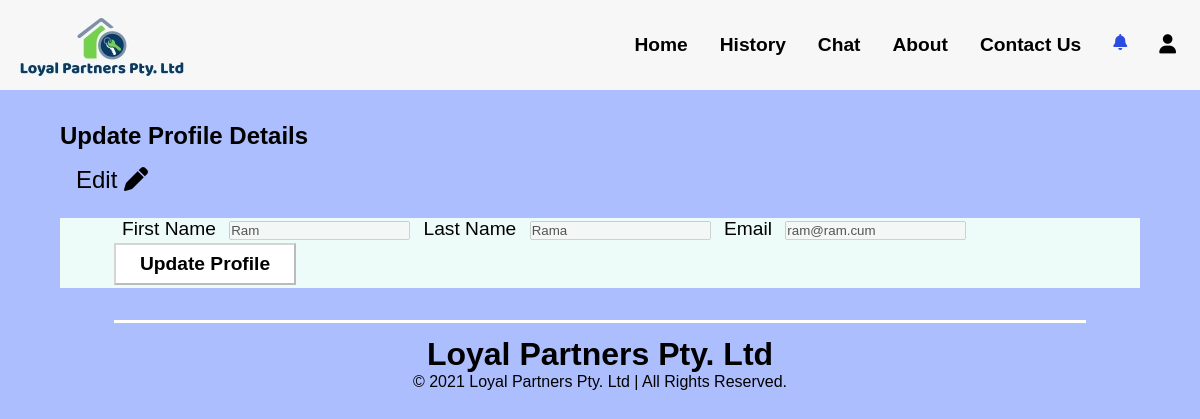
Screenshot of /index.php?page=userprofile (signed in) with the database file from the repository.
### tables this page shows
CREATE TABLE `users` (
  `user_id` int(255) NOT NULL,
  `firstname` varchar(255) NOT NULL,
  `lastname` varchar(255) NOT NULL,
  `username` varchar(255) NOT NULL,
  `password` varchar(255) NOT NULL,
  `email` varchar(255) NOT NULL,
  `role` varchar(255) NOT NULL
);

### functions/load_template.php (called while the page is built, shortened)
<?php
	function loadTemplate($filename, $tempVars){
		extract($tempVars);
		require $filename;
		$content = ob_get_clean();
		return $content;
	}
?>

### pages/users/userprofile.php (called while the page is built, shortened)
<?php
    $uid=$_SESSION['user_id'];
    if(isset($uid)){
		$conn = new DatabaseTable('users');
		$dataa=$conn->find('user_id',$uid);
		$data=$dataa->fetch();
        $status='';
	}
    $content = loadTemplate('../templates/users/userprofileTemplate.php', ['data'=>$data,'uid'=>$uid,'status'=>$status]);
?>

### classes/databasetable.php (called while the page is built, shortened)
<?php
class DatabaseTable{
    public $table;
    function __construct($table){
        $this->table = $table;
    }
function find($field, $value) {
    global $pdo;
        $stmt = $pdo->prepare('SELECT * FROM ' . $this->table . ' WHERE ' . $field . ' = :valu');
        $criteria = [
                'valu' => $value
        ];
        $stmt->execute($criteria);
        return $stmt;
}
}
?>

### templates/users/userprofileTemplate.php (the view, shortened to what this page needs)
<body onload="disable();">
  <article class="profile">
    <section class="form_container">
      <h2><?php if($data){echo "Update Profile Details";}?><br></h2>
      <div onclick="enable();" class="editbtn"><h5>Edit <i class="fas fa-pen"></i></h5></div>
      <form method="post" action="index.php?page=userprofile">
        <div class="cont">
        <label for="firstname">First Name</label>
        <input type="text" id="firstname" name="firstname" value="<?php if($data){echo $data['firstname'];}?>" required placeholder="Client's updated first name..">
        <label for="lname">Last Name</label>
        <input type="text" id="lastname" name="lastname" value="<?php if($data){echo $data['lastname'];}?>" required placeholder="Client's updated last name..">
        <label for="email">Email</label>
        <input type="email" id="email" name="email" value="<?php if($data){echo $data['email'];}?>" required placeholder="Updated Email Address">
        <input type="submit" id="update" name="Update" value="Update Profile">
        </div>
      </form>
    </section>
  </article>
</body>

### css/styles.css (style rules this page uses)
* { padding: 0; margin: 0; box-sizing: border-box; }
body, html { font-family: sans-serif; margin: 0; }
body { background: #ADBEFF; }
article { width: 90%; margin: 2rem 0 0 5%; }
.editbtn { padding: 1rem; cursor: pointer; width: 10rem; }
.profile h5 { font-size: 1.5rem; font-weight: 500; }
.form_container form { background: #EEFCF9; font-size: 1.2rem; }
.form_container .cont { width: 90%; margin: 0.5rem 0 0.5rem 5%; }
.form_container label { margin: 0.5rem; }
.form_container form input[type="submit"] { text-decoration: none; color: #000; background: #fff; padding: 0.5rem 1.5rem; font-size: 1.2rem; font-weight: 550; margin: 0.2rem 0; }

### rows the page displays
users: firstname "Ram", lastname "Rama", email "ram@ram.cum"
